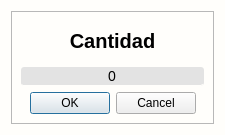
<?xml version="1.0" encoding="UTF-8"?>
<ui version="4.0">
 <class>formulario_cantidad_productos_agregar_compras</class>
 <widget class="QWidget" name="formulario_cantidad_productos_agregar_compras">
  <property name="geometry">
   <rect>
    <x>0</x>
    <y>0</y>
    <width>225</width>
    <height>135</height>
   </rect>
  </property>
  <property name="windowTitle">
   <string>Form</string>
  </property>
  <property name="styleSheet">
   <string notr="true">#formulario_cantidad_productos_agregar_compras{
background: #fffefb;
}
[objectName *=&quot;contenedor&quot;]{
background: #fffefb;
border-radius:10px;
border: 2px solid black;
}
#etiqueta_cantidad{
color: 1d1c1c;
font-size: 20px;
font-weight: bold;
}
#decimal_cantidadAgregar{
background: #E3E3E3;
border-bottom: 1px solid #fffefb;
border-radius: 3px;
font-family: Arial;
font-size: 14px;
}
#decimal_cantidadAgregar::focus{
border-bottom: 2px solid #023375;
}</string>
  </property>
  <layout class="QGridLayout" name="gridLayout_2">
   <item row="0" column="0">
    <widget class="QFrame" name="contenedor_principal">
     <property name="frameShape">
      <enum>QFrame::Shape::StyledPanel</enum>
     </property>
     <property name="frameShadow">
      <enum>QFrame::Shadow::Raised</enum>
     </property>
     <layout class="QGridLayout" name="gridLayout">
      <item row="0" column="0">
       <widget class="QLabel" name="etiqueta_cantidad">
        <property name="text">
         <string>Cantidad</string>
        </property>
        <property name="alignment">
         <set>Qt::AlignmentFlag::AlignCenter</set>
        </property>
       </widget>
      </item>
      <item row="1" column="0">
       <widget class="QSpinBox" name="decimal_cantidadAgregar">
        <property name="alignment">
         <set>Qt::AlignmentFlag::AlignCenter</set>
        </property>
        <property name="buttonSymbols">
         <enum>QAbstractSpinBox::ButtonSymbols::NoButtons</enum>
        </property>
        <property name="showGroupSeparator" stdset="0">
         <bool>false</bool>
        </property>
        <property name="maximum">
         <number>999999999</number>
        </property>
       </widget>
      </item>
      <item row="2" column="0">
       <widget class="QDialogButtonBox" name="conjuntoBotones_cantidadCompras">
        <property name="cursor">
         <cursorShape>PointingHandCursor</cursorShape>
        </property>
        <property name="standardButtons">
         <set>QDialogButtonBox::StandardButton::Cancel|QDialogButtonBox::StandardButton::Ok</set>
        </property>
        <property name="centerButtons">
         <bool>true</bool>
        </property>
       </widget>
      </item>
     </layout>
    </widget>
   </item>
  </layout>
 </widget>
 <resources/>
 <connections/>
</ui>
